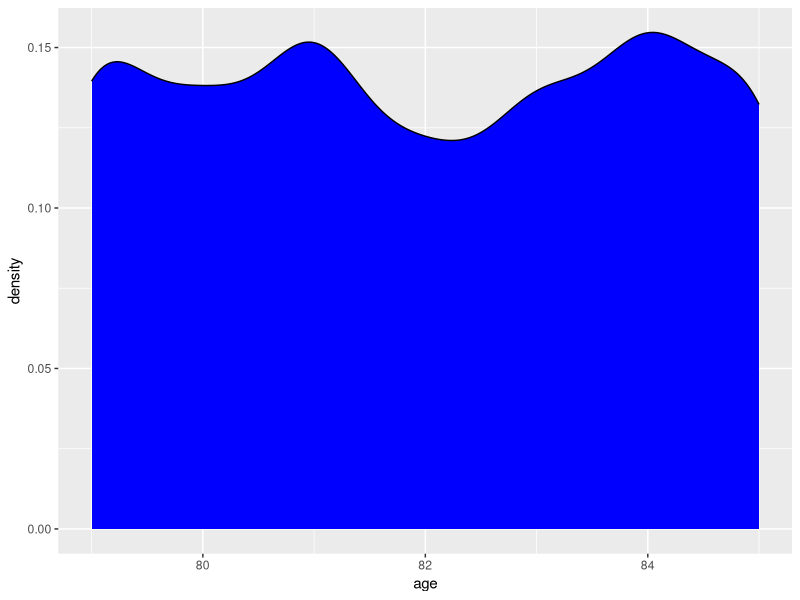
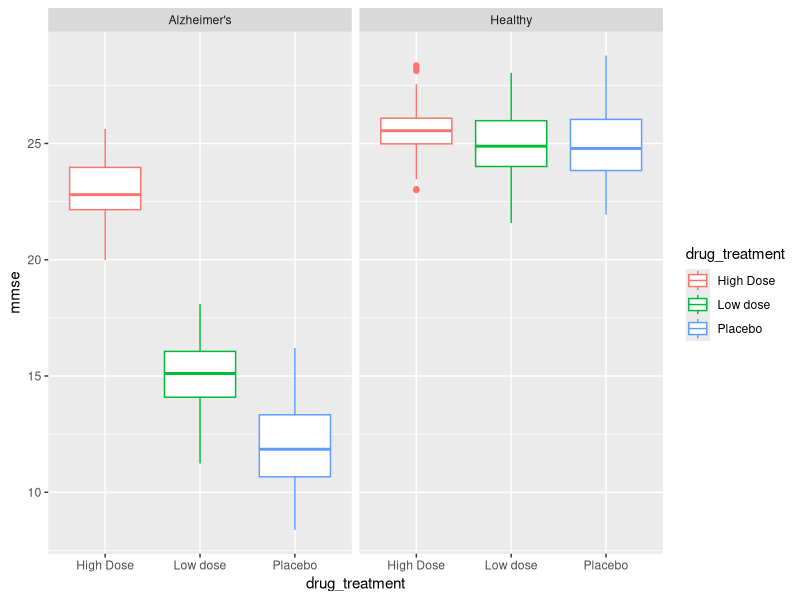
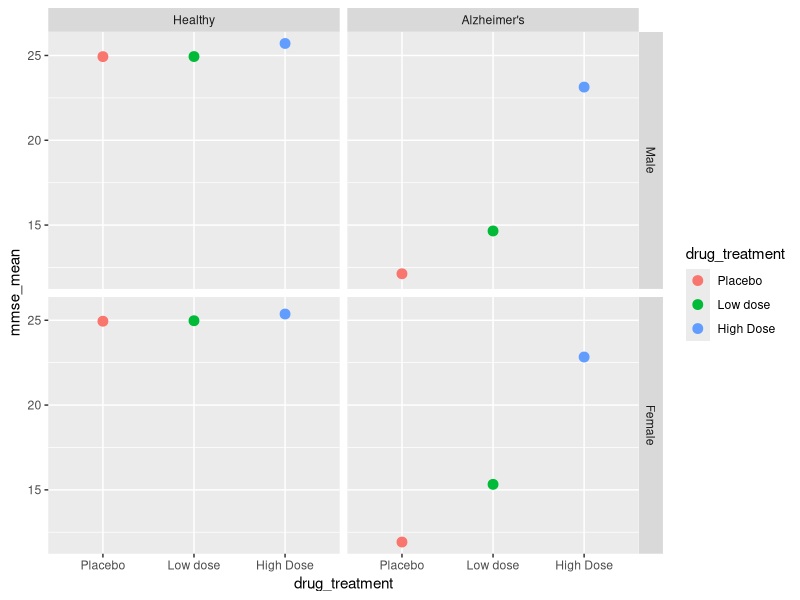
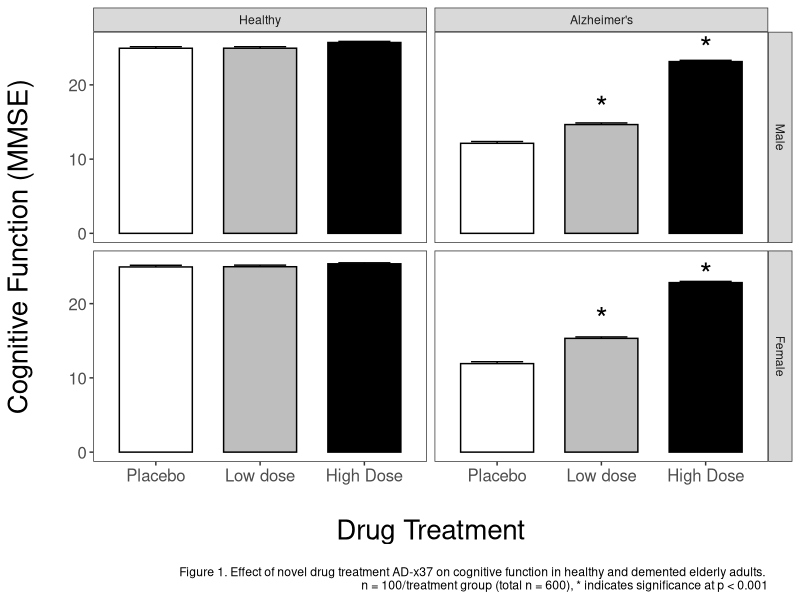

Recreate these plots in R, in order.
## ---- chunk 1
knitr::opts_chunk$set(echo = FALSE)
## ---- chunk 2
# Load libraries
library(tidyverse)
library(broom)
library(knitr)
library(readxl)
## ---- chunk 3
raw_df <- readxl::read_xlsx("ad_treatment.xlsx")
## ---- chunk 4
library(here)
dplyr::glimpse(raw_df)
## ---- chunk 5
ggplot(data = raw_df, aes(x = age)) + 
 geom_density(fill = "blue")
## ---- chunk 6
raw_df %>% summarize(
 min = min(age), 
 max = max(age))
## ---- chunk 7
range(raw_df$age)
## ---- chunk 8
table(raw_df$drug_treatment, raw_df$health_status)
## ---- chunk 9
raw_df %>% 
  group_by(drug_treatment, health_status) %>% 
  count()
## ---- chunk 10
ggplot(data = raw_df, # add the data
       aes(x = drug_treatment, y = mmse, # set x, y coordinates
           color = drug_treatment)) +    # color by treatment
  geom_boxplot() +
  facet_grid(~health_status) # create panes base on health status

## ---- chunk 11
dplyr::glimpse(raw_df)
## ---- chunk 12
sum_df <- raw_df %>% 
            mutate(
              sex = factor(sex, 
                  labels = c("Male", "Female")),
              drug_treatment =  factor(drug_treatment, 
                  levels = c("Placebo", "Low dose", "High Dose")),
              health_status = factor(health_status, 
                  levels = c("Healthy", "Alzheimer's"))
              )
glimpse(sum_df)
## ---- chunk 13
sum_df <- sum_df %>%   
  group_by(sex, health_status, drug_treatment) %>%  
  summarize(mmse_mean = mean(mmse),   
            mmse_se = sd(mmse)/sqrt(n()),
            n_samples = n()) %>%
  ungroup() # ungrouping variable is a good habit to prevent errors

## ---- chunk 14

ggplot(data = sum_df, # add the data
       aes(x = drug_treatment,  #set x, y coordinates
           y = mmse_mean,
           group = drug_treatment,  # group by treatment
           color = drug_treatment)) +    # color by treatment
  geom_point(size = 3) + 
  facet_grid(sex~health_status) # create facets by sex and status

## ---- chunk 15
stats_df <- raw_df %>% # start with data
   mutate(drug_treatment = factor(drug_treatment, 
             levels = c("Placebo", "Low dose", "High Dose")),
         sex = factor(sex, 
             labels = c("Male", "Female")),
         health_status = factor(health_status, 
             levels = c("Healthy", "Alzheimer's")))
glimpse(stats_df)
## ---- chunk 16
# this gives main effects AND interactions
ad_aov <- aov(mmse ~ sex * drug_treatment * health_status, 
        data = stats_df)
## ---- chunk 17
# look at effects and interactions
summary(ad_aov)
## ---- chunk 18
# call and save the pair.t.test
ad_pairwise <- pairwise.t.test(stats_df$mmse,    stats_df$sex:stats_df$drug_treatment:stats_df$health_status, 
p.adj = "none")
## ---- chunk 19
# tidy the post hoc
tidy_ad_pairwise <- broom::tidy(ad_pairwise)

# look at the comparisons and p-values
head(tidy_ad_pairwise)
## ---- chunk 20
kable(head(tidy(TukeyHSD(ad_aov, 
                              which = 'sex:drug_treatment:health_status')
                      )))
## ---- chunk 21
tribble(
  ~colA, ~colB,
  "a",   1,
  "b",   2,
  "c",   3
)

## ---- chunk 22
# make the dataframe with specific points of interest to add *
sig_df <- tribble(
  ~drug_treatment, ~ health_status, ~sex, ~mmse_mean,
  "Low dose", "Alzheimer's", "Male", 17,
  "High Dose", "Alzheimer's", "Male", 25,
  "Low dose", "Alzheimer's", "Female", 18, 
  "High Dose", "Alzheimer's", "Female", 24
  )

# convert the variables to factors again :)
sig_df <- sig_df %>% 
  mutate(drug_treatment = factor(drug_treatment, 
               levels = c("Placebo", "Low dose", "High Dose")),
         sex = factor(sex, 
               levels = c("Male", "Female")),
         health_status = factor(health_status, 
               levels = c("Healthy", "Alzheimer's")))
## ---- chunk 23
g1 <- ggplot(data = sum_df, 
       aes(x = drug_treatment, y = mmse_mean, fill = drug_treatment,  
           group = drug_treatment)) +
  geom_errorbar(aes(ymin = mmse_mean - mmse_se, 
                    ymax = mmse_mean + mmse_se), width = 0.5) +
  geom_bar(color = "black", stat = "identity", width = 0.7) +
  
  facet_grid(sex~health_status) +
  theme_bw() +
  scale_fill_manual(values = c("white", "grey", "black")) +
  theme(legend.position = "NULL",
        legend.title = element_blank(),
        axis.title = element_text(size = 20),
        legend.background = element_blank(),
        panel.grid.major = element_blank(), 
        panel.grid.minor = element_blank(),
        axis.text = element_text(size = 12)) +
  geom_text(data = sig_df, label = "*", size = 8) +
  labs(x = "\nDrug Treatment", 
       y = "Cognitive Function (MMSE)\n",
       caption = "\nFigure 1. Effect of novel drug treatment AD-x37 on cognitive function in healthy and demented elderly adults. \nn = 100/treatment group (total n = 600), * indicates significance at p < 0.001")
g1
